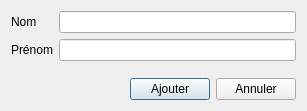
<?xml version="1.0" encoding="UTF-8"?>
<ui version="4.0">
 <class>AddLifeInsurerDialog</class>
 <widget class="QDialog" name="AddLifeInsurerDialog">
  <property name="geometry">
   <rect>
    <x>0</x>
    <y>0</y>
    <width>307</width>
    <height>111</height>
   </rect>
  </property>
  <property name="windowTitle">
   <string>Dialog</string>
  </property>
  <layout class="QVBoxLayout" name="verticalLayout">
   <item>
    <layout class="QFormLayout" name="formLayout">
     <item row="0" column="0">
      <widget class="QLabel" name="lastNameLabel">
       <property name="text">
        <string>Nom</string>
       </property>
      </widget>
     </item>
     <item row="0" column="1">
      <widget class="QLineEdit" name="lastNameLineEdit"/>
     </item>
     <item row="1" column="0">
      <widget class="QLabel" name="firstNameLabel">
       <property name="text">
        <string>Prénom</string>
       </property>
      </widget>
     </item>
     <item row="1" column="1">
      <widget class="QLineEdit" name="firstNameLineEdit"/>
     </item>
    </layout>
   </item>
   <item>
    <layout class="QHBoxLayout" name="horizontalLayout">
     <item>
      <spacer name="horizontalSpacer">
       <property name="orientation">
        <enum>Qt::Horizontal</enum>
       </property>
       <property name="sizeHint" stdset="0">
        <size>
         <width>40</width>
         <height>20</height>
        </size>
       </property>
      </spacer>
     </item>
     <item>
      <widget class="QPushButton" name="addPushButton">
       <property name="text">
        <string>Ajouter</string>
       </property>
      </widget>
     </item>
     <item>
      <widget class="QPushButton" name="cancelPushButton">
       <property name="text">
        <string>Annuler</string>
       </property>
      </widget>
     </item>
    </layout>
   </item>
  </layout>
 </widget>
 <resources/>
 <connections/>
</ui>
